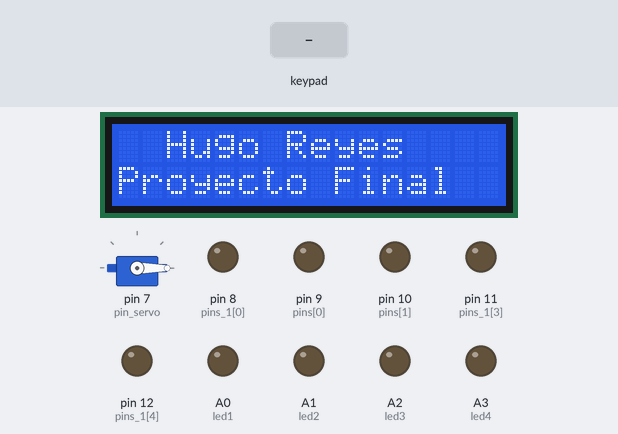
Simulated run of this sketch. Board: Arduino Uno, built with avr-gcc and run on an emulated ATmega328P. Parts: servo, 16×2 character LCD, output pins drawn as LEDs (lit = HIGH). Dashed ring = blinking. Inputs (shaded band) come from the test bench.

Above: at 1.2 s.
1.3 s: key '3' pressed
At 4.7 s:
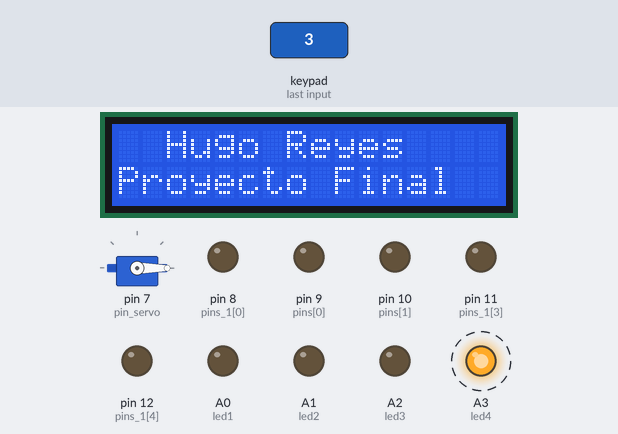
7.3 s: key '4' pressed
At 12.1 s:
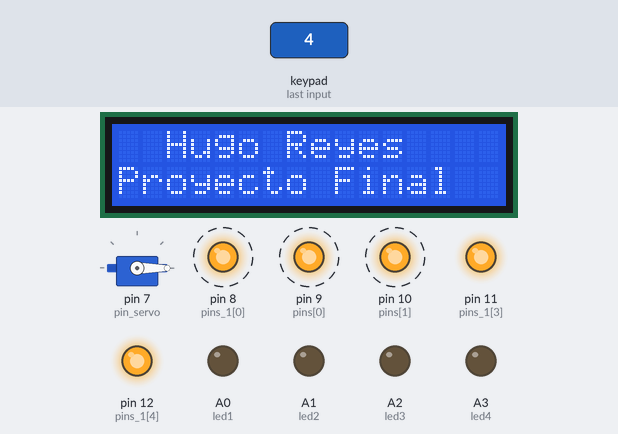
13.3 s: key '5' pressed
At 16.11 s:
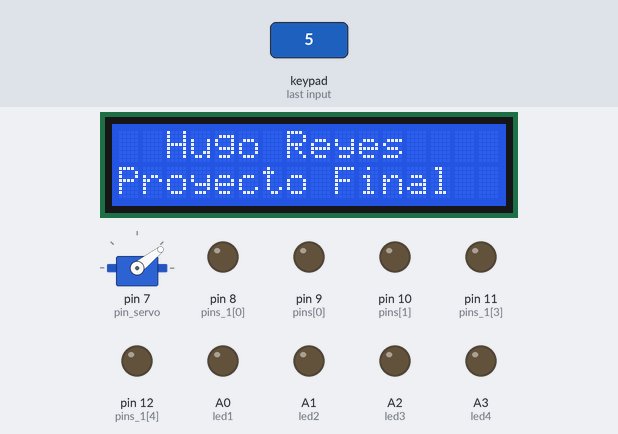
Timing chart, 0 to 24.1 s (numbered marks = the images above; inputs shaded):
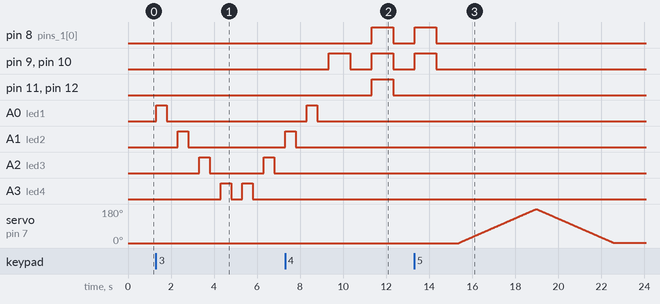

The sketch:

Proyecto.ino
```cpp
/*

   Fundacion Kinal
   Centro educativo tecnico laboral Kinal
   Quinto perito
   Quinto electronica
   Codigo Tecnico: EB5AM
   Curso: Taller de electronica digital y reparacion de computadoras I
   Proyecto: Proyecto Final
   Dev: Hugo Alexander Reyes Veliz
   Fecha: 5/24/2024
*/


#include <LiquidCrystal_I2C.h>
#include <Servo.h>
#include <Keypad.h>
#include <Wire.h>

#define filas_teclado 4        // cantidad de filas que posee el teclado matricial.
#define columnas_teclado 4     // cantidad de columnas que posee el teclado matricial.
#define f1_teclado 5
#define f2_teclado 6
#define f3_teclado 13
#define f4_teclado 0
#define c1_teclado 2
#define c2_teclado 3
#define c3_teclado 4
#define c4_teclado 1
#define led1 A0
#define led2 A1
#define led3 A2
#define led4 A3
#define a_teclado 8
#define b_teclado 9
#define c_teclado 10
#define d_teclado 11
#define g_teclado 12


#define pin_servo 7
#define direccion_lcd 0x20    // Dirección I2C de la pantalla LCD (actualizada a 0x27 comúnmente usada)
#define filas 2                // Cantidad de filas que posee la pantalla LCD
#define columnas 16            // Cantidad de columnas que posee la pantalla LCD

char keys[filas_teclado][columnas_teclado] = {
  {'1','2','3','A'},
  {'4','5','6','B'},
};

byte pines_filas[filas_teclado] = {f1_teclado, f2_teclado, f3_teclado, f4_teclado};
byte pines_columnas[columnas_teclado] = {c1_teclado, c2_teclado, c3_teclado, c4_teclado};
Keypad keypad = Keypad(makeKeymap(keys), pines_filas, pines_columnas, filas_teclado, columnas_teclado);

Servo miservo;
LiquidCrystal_I2C lcd(direccion_lcd, columnas, filas);

int conteo = 0;
int posicion = 0;

  void displaySequence_1(){
  int pins[2] = {9,10};
  for (int i = 0; i < 2; i++) {
    digitalWrite(pins[i], HIGH);
  }
  delay(1000);
  for (int i = 2; i >= 0; i--) {
    digitalWrite(pins[i], LOW);
  }
  delay(1000);
}

void displaySequence_2() {
  int pins_1[5] = {8,9,10,11,12};
  for (int i = 0; i < 5; i++) {
    digitalWrite(pins_1[i], HIGH);
  }
  delay(1000);
  for (int i = 5; i >= 0; i--) {
    digitalWrite(pins_1[i], LOW);
  }
  delay(1000);
}

void displaySequence_3() {
  int pins_1[3] = {8,9,10};
  for (int i = 0; i < 3; i++) {
    digitalWrite(pins_1[i], HIGH);
  }
  delay(1000);
  for (int i = 3; i >= 0; i--) {
    digitalWrite(pins_1[i], LOW);
  }
  delay(1000);
}


void setup() {
  Serial.begin(9600);


  miservo.attach(pin_servo);
  miservo.write(0);

  pinMode(led1, OUTPUT);
  pinMode(led2, OUTPUT);
  pinMode(led3, OUTPUT);
  pinMode(led4, OUTPUT);


  lcd.init();
  lcd.backlight();
  lcd.setCursor(2,0);
  lcd.print("Hugo Reyes");
  lcd.setCursor(0,1);
  lcd.print("Proyecto Final");


  pinMode(8, OUTPUT);
  pinMode(9, OUTPUT);
  pinMode(10, OUTPUT);
  pinMode(11, OUTPUT);
  pinMode(12, OUTPUT);


}


void loop() {
  char key = keypad.getKey();

  if (key == '1') {
    for (int i = 0; i < 100; i++) {
      conteo = i;
      Serial.print(" ");
      Serial.println(conteo);
      delay(200);
    }
  }

  if (key == '2') {
    for (int i = 99; i >= 0; i--) {
      conteo = i;
      Serial.print(" ");
      Serial.println(conteo);
      delay(200);
    }
  }

  if (key == '3') {
    int pines[] = {A0, A1, A2, A3};
    int time = 500;

    for (int p = 0; p < 4; p++) {
      digitalWrite(pines[p], HIGH);
      delay(time);
      digitalWrite(pines[p], LOW);
      delay(time);
    }

    for (int p = 3; p >= 0; p--) {
      digitalWrite(pines[p], HIGH);
      delay(time);
      digitalWrite(pines[p], LOW);
      delay(time);
    }
  }

   if (key == '4') {
    displaySequence_1();
    displaySequence_2();
    displaySequence_3();
   }

  if (key == '5') {
    for (posicion = 0; posicion <= 180; posicion++) {
      miservo.write(posicion);
      delay(20);
    }

    for (posicion = 180; posicion > 0; posicion--) {
      miservo.write(posicion);
      delay(20);
    }
  }
}
```

Measured:
- after the input at 1.3 s, A0 (led1): LOW → HIGH at once, → LOW 0.50 s later; A1 (led2): LOW → HIGH after 1.0 s, → LOW 0.50 s later; A2 (led3): alternates HIGH for 0.50 s and LOW for 2.5 s, starting after 2.0 s; A3 (led4): alternates HIGH for 0.50 s and LOW for 0.50 s, 4 changes in all, then stays LOW, starting after 3.0 s
- after the input at 7.3 s, pin 8 (pins_1[0]), pin 11 (pins_1[3]), pin 12 (pins_1[4]): LOW → HIGH after 4.0 s, → LOW 1.0 s later; pin 9 (pins[0]), pin 10 (pins[1]): alternates HIGH for 1.0 s and LOW for 1.0 s, starting after 2.0 s
- after the input at 13.3 s, servo on pin 7 (pin_servo): rises from 0° to 180° in 3.6 s, then falls to 1° in 3.6 s
